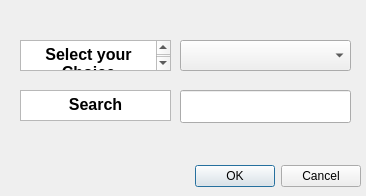
<?xml version="1.0" encoding="UTF-8"?>
<ui version="4.0">
 <class>ProjectDialogBase</class>
 <widget class="QDialog" name="ProjectDialogBase">
  <property name="geometry">
   <rect>
    <x>0</x>
    <y>0</y>
    <width>366</width>
    <height>196</height>
   </rect>
  </property>
  <property name="windowTitle">
   <string>Project</string>
  </property>
  <widget class="QDialogButtonBox" name="button_box">
   <property name="geometry">
    <rect>
     <x>20</x>
     <y>160</y>
     <width>341</width>
     <height>32</height>
    </rect>
   </property>
   <property name="orientation">
    <enum>Qt::Horizontal</enum>
   </property>
   <property name="standardButtons">
    <set>QDialogButtonBox::Cancel|QDialogButtonBox::Ok</set>
   </property>
  </widget>
  <widget class="QTextBrowser" name="textBrowser_2">
   <property name="geometry">
    <rect>
     <x>20</x>
     <y>40</y>
     <width>151</width>
     <height>31</height>
    </rect>
   </property>
   <property name="inputMethodHints">
    <set>Qt::ImhNone</set>
   </property>
   <property name="html">
    <string>&lt;!DOCTYPE HTML PUBLIC &quot;-//W3C//DTD HTML 4.0//EN&quot; &quot;http://www.w3.org/TR/REC-html40/strict.dtd&quot;&gt;
&lt;html&gt;&lt;head&gt;&lt;meta name=&quot;qrichtext&quot; content=&quot;1&quot; /&gt;&lt;style type=&quot;text/css&quot;&gt;
p, li { white-space: pre-wrap; }
&lt;/style&gt;&lt;/head&gt;&lt;body style=&quot; font-family:'Apple Garamond'; font-size:14pt; font-weight:400; font-style:normal;&quot;&gt;
&lt;p align=&quot;center&quot; style=&quot; margin-top:0px; margin-bottom:0px; margin-left:0px; margin-right:0px; -qt-block-indent:0; text-indent:0px;&quot;&gt;&lt;span style=&quot; font-size:12pt; font-weight:600;&quot;&gt;Select your Choice&lt;/span&gt;&lt;/p&gt;&lt;/body&gt;&lt;/html&gt;</string>
   </property>
  </widget>
  <widget class="QComboBox" name="comboBox">
   <property name="geometry">
    <rect>
     <x>180</x>
     <y>40</y>
     <width>171</width>
     <height>31</height>
    </rect>
   </property>
  </widget>
  <widget class="QLineEdit" name="lineEdit">
   <property name="geometry">
    <rect>
     <x>180</x>
     <y>90</y>
     <width>171</width>
     <height>33</height>
    </rect>
   </property>
  </widget>
  <widget class="QTextBrowser" name="textBrowser_3">
   <property name="geometry">
    <rect>
     <x>20</x>
     <y>90</y>
     <width>151</width>
     <height>31</height>
    </rect>
   </property>
   <property name="inputMethodHints">
    <set>Qt::ImhNone</set>
   </property>
   <property name="html">
    <string>&lt;!DOCTYPE HTML PUBLIC &quot;-//W3C//DTD HTML 4.0//EN&quot; &quot;http://www.w3.org/TR/REC-html40/strict.dtd&quot;&gt;
&lt;html&gt;&lt;head&gt;&lt;meta name=&quot;qrichtext&quot; content=&quot;1&quot; /&gt;&lt;style type=&quot;text/css&quot;&gt;
p, li { white-space: pre-wrap; }
&lt;/style&gt;&lt;/head&gt;&lt;body style=&quot; font-family:'Apple Garamond'; font-size:14pt; font-weight:400; font-style:normal;&quot;&gt;
&lt;p align=&quot;center&quot; style=&quot; margin-top:0px; margin-bottom:0px; margin-left:0px; margin-right:0px; -qt-block-indent:0; text-indent:0px;&quot;&gt;&lt;span style=&quot; font-size:12pt; font-weight:600;&quot;&gt;Search&lt;/span&gt;&lt;/p&gt;&lt;/body&gt;&lt;/html&gt;</string>
   </property>
  </widget>
 </widget>
 <resources/>
 <connections>
  <connection>
   <sender>button_box</sender>
   <signal>accepted()</signal>
   <receiver>ProjectDialogBase</receiver>
   <slot>accept()</slot>
   <hints>
    <hint type="sourcelabel">
     <x>20</x>
     <y>20</y>
    </hint>
    <hint type="destinationlabel">
     <x>20</x>
     <y>20</y>
    </hint>
   </hints>
  </connection>
  <connection>
   <sender>button_box</sender>
   <signal>rejected()</signal>
   <receiver>ProjectDialogBase</receiver>
   <slot>reject()</slot>
   <hints>
    <hint type="sourcelabel">
     <x>20</x>
     <y>20</y>
    </hint>
    <hint type="destinationlabel">
     <x>20</x>
     <y>20</y>
    </hint>
   </hints>
  </connection>
 </connections>
</ui>
